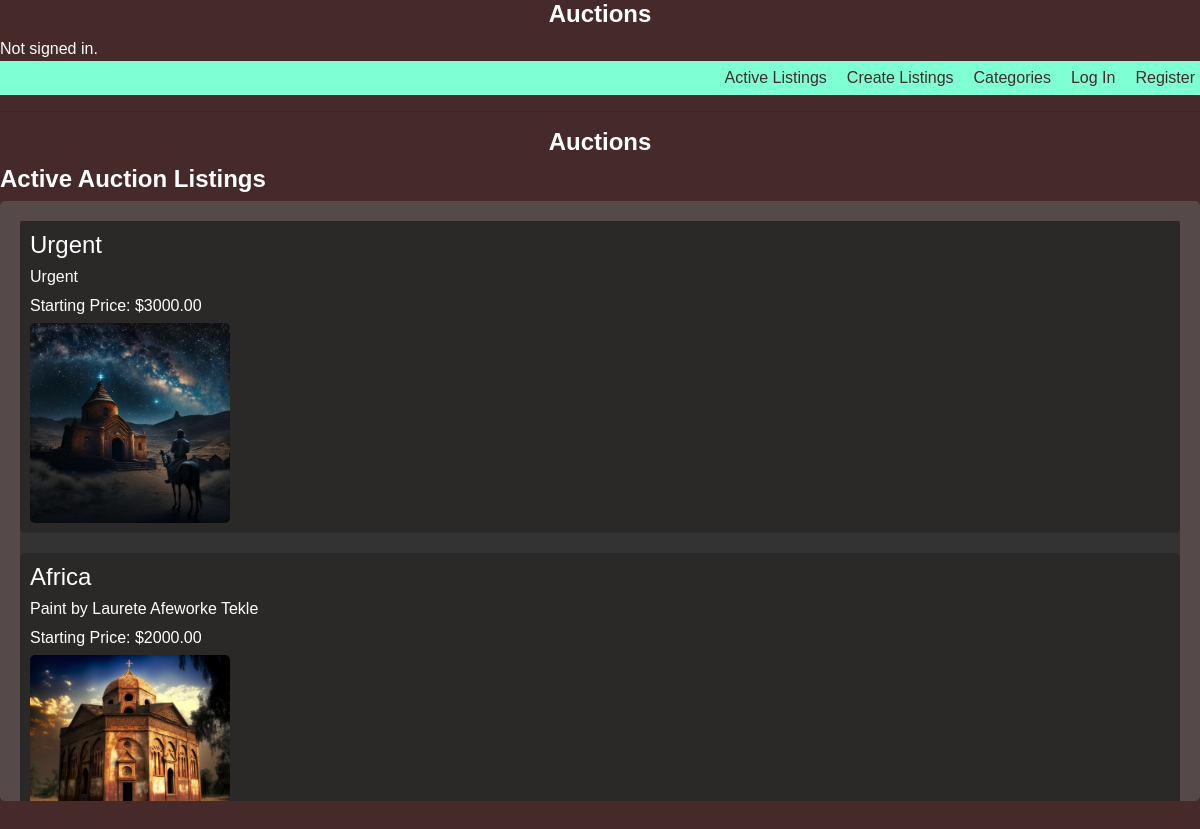
The page / on the database its author committed.
### auctions/models.py (models this page shows, shortened)
class Listing(models.Model):
    title = models.CharField(max_length=255)
    description = models.TextField()
    starting_bid = models.DecimalField(max_digits=10, decimal_places=2)
    image = models.ImageField(upload_to='images/', blank=True)
    category = models.CharField(max_length=100)
    creator = models.ForeignKey(User, on_delete=models.CASCADE)
    created_at = models.DateTimeField(auto_now_add=True)
    active = models.BooleanField(default=True)
    watchlist = models.ForeignKey(Watchlist, on_delete=models.CASCADE, blank=True, null=True)
    bids = models.ForeignKey('Bid', on_delete=models.CASCADE, null=True, blank=True, related_name='listing_bids')
    comments = models.ManyToManyField('Comment', related_name='listings')
    winner = models.ForeignKey(User, on_delete=models.SET_NULL, null=True, blank=True, related_name='won_listings')

### auctions/views.py (the view)
# urls.py: path("", views.index, name="index"),
def index(request):
    active_listings = Listing.objects.filter(active=True)
    return render(request, 'auctions/index.html', {'listings': active_listings})

### auctions/templates/auctions/index.html (shortened to what this page needs)
{% extends "auctions/layout.html" %}
{% block body %}
<h1 style="text-align: center; color: #fff;">Auctions</h1>
<h1 style="color: #fff;">Active Auction Listings</h1>
{% if listings %}
<div class="listings-box">
  <ul class="listings">
    {% for listing in listings|dictsortreversed:'created_at' %}
    <li class="listing-item">
      <a href="{% url 'show_listing' listing_id=listing.id %}">
        <h2>{{ listing.title }}</h2>
        <p>{{ listing.description }}</p>
        <p>Starting Price: ${{ listing.starting_bid }}</p>
        {% if listing.image %}
        <img src="{{ listing.image.url }}" alt="Listing Image">
        {% endif %}
      </a>
    </li>
    {% endfor %}
  </ul>
</div>
{% else %}
<p style="color: #fff;">No active listings available.</p>
{% endif %}
{% endblock %}

### auctions/templates/auctions/layout.html (shortened to what this page needs)
<!DOCTYPE html>
<html lang="en">
<head>
    {% load static %}
    <link rel="stylesheet" href="https://stackpath.bootstrapcdn.com/bootstrap/4.4.1/css/bootstrap.min.css">
    <link href="{% static 'auctions/styles.css' %}" rel="stylesheet">
</head>
<body>
    <h1 style="text-align: center; color: white;">Auctions</h1>
        <div style="color: white;">
        {% if user.is_authenticated %}
            Signed in as <strong>{{ user.username }}</strong>.
        {% else %}
            Not signed in.
        {% endif %}
        </div>
    <ul class="nav">
        <li class="nav-item">
            <a class="nav-link" href="{% url 'index' %}">Active Listings</a>
        </li>
        <li class="nav-item">
            <a class="nav-link" href="{% url 'listing' %}">Create Listings</a>
        </li>
        <li class="nav-item">
            <a class="nav-link" href="{% url 'show_categories' %}">Categories</a>
        </li>
        {% if user.is_authenticated %}
            <li class="nav-item">
                <a class="nav-link" href="{% url 'logout' %}">Log Out</a>
            </li>
            <li class="nav-item">
                <a class="nav-link" href="{% url 'watchlist' %}">Watchlist</a>
            </li>
        {% else %}
            <li class="nav-item">
                <a class="nav-link" href="{% url 'login' %}">Log In</a>
            </li>
            <li class="nav-item">
                <a class="nav-link" href="{% url 'register' %}">Register</a>
            </li>
        {% endif %}
    </ul>
    <hr>
    {% block body %}
    {% endblock %}
</body>
</html>

### auctions/static/auctions/styles.css (style rules this page uses)
body { background-color: #f2f2f2; font-family: Arial, sans-serif; color: #333; }
h1 { font-size: 24px; font-weight: bold; color: #555; }

### auctions/templates/auctions/layout.html (style rules this page uses)
ul.nav { list-style: none; display: flex; justify-content: flex-end; background-color: aquamarine; }
ul.nav li.nav-item { margin-left: 10px; }
ul.nav li.nav-item a.nav-link { color: rgb(70, 41, 41); text-decoration: none; padding: 5px; border-radius: 5px; transition: background-color 0.3s; }
body { background-color: rgb(70, 41, 41); }
ul.nav { justify-content: flex-end; }
ul.nav li.nav-item { display: inline-block; }
h1 { color: aquamarine; }

### auctions/templates/auctions/index.html (style rules this page uses)
ul.listings { list-style: none; padding: 0; margin: 0; background-color: #333; }
ul.listings li { opacity: 0; transform: translateY(-20px); animation: fade-in 0.5s ease-out forwards; }
.listings-box { max-height: 600px; overflow-y: scroll; background-color: #554949; padding: 20px; border-radius: 5px; }
.listings { list-style: none; padding: 0; margin: 0; }
.listing-item { margin-bottom: 20px; padding: 10px; border-radius: 5px; background-color: #2b2828; }
.listing-item a { text-decoration: none; color: #fff; }
.listing-item h2 { color: #fff; font-size: 24px; margin-bottom: 5px; }
.listing-item p { color: #fff; font-size: 16px; margin-bottom: 5px; }
.listing-item img { max-width: 100%; max-height: 200px; border-radius: 5px; }

### rows shown on the page
Listing: title "Urgent", description "Urgent", starting_bid "3000.00", image (picture)
Listing: title "Africa", description "Paint by Laurete Afeworke Tekle", starting_bid "2000.00", image (picture)
